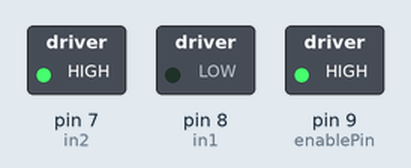
Recording of a sketch running on a simulated Arduino Uno, built with avr-gcc and run on an emulated ATmega328P. Parts: switched loads named in the sketch (green lamp = pin HIGH).

Above: at 0.1 s.
Timing chart, 0 to 1.6 s (numbered marks = the images above):
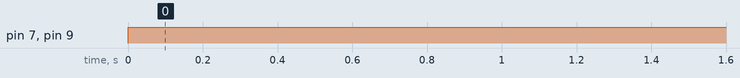

Measured:
- by itself, pin 7 (in2), pin 9 (enablePin): LOW → HIGH at 0.00 s

The sketch:

Codigo_Control_Motor_dc.ino
```cpp
const int enablePin = 9;  // PWM para controlar velocidad
const int in1 = 8;
const int in2 = 7;

void setup() {
  pinMode(enablePin, OUTPUT);
  pinMode(in1, OUTPUT);
  pinMode(in2, OUTPUT);
}

void loop() {
  // Giro horario
  digitalWrite(in1, LOW);
  digitalWrite(in2, HIGH);
  analogWrite(enablePin, 255); // Velocidad máxima
}
```
